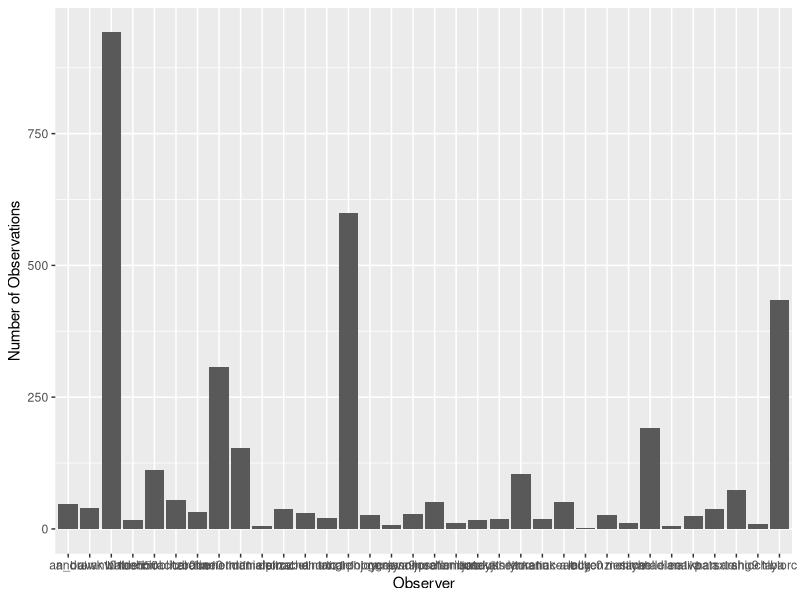
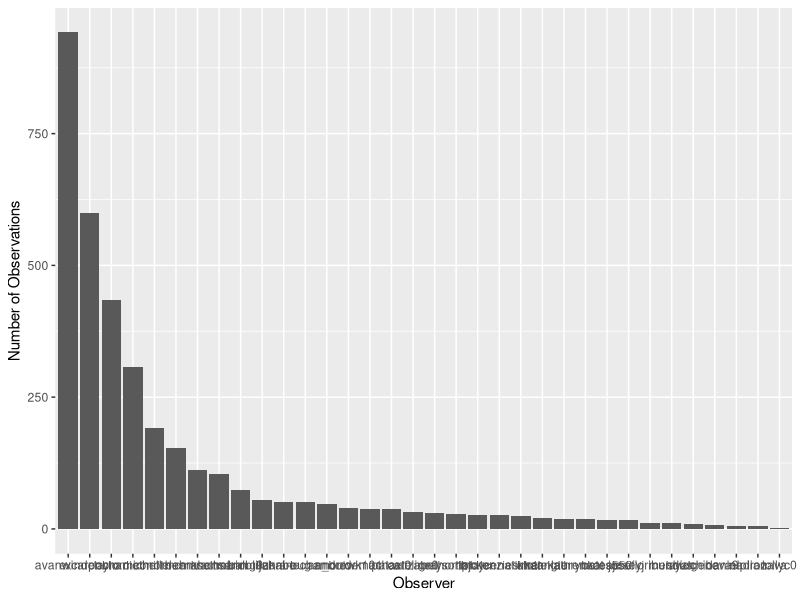
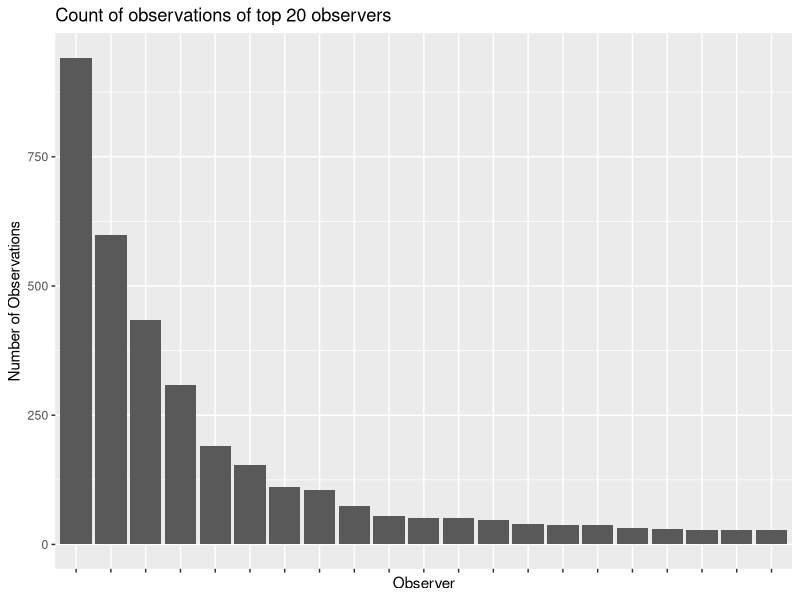

Reproduce these figures in R, in order.
library(ggplot2)
library(lubridate)
library(dplyr)
library(circular)
library(knitr)

Complete_Project<-read.csv("observations-537390.csv")
Complete_Project$day <- as.Date(Complete_Project$observed_on)
UCSBlooms<-subset(Complete_Project,day <= "2020-03-18")
UCSBlooms$month <- month(UCSBlooms$day)

users <- UCSBlooms$user_login


UCSBlooms %>% ggplot(aes(x=user_login))+ 
  geom_bar() + xlab("Observer") +
  ylab("Number of Observations")


UCSBlooms %>% 
  ggplot(aes(x=reorder(user_login, user_login, function(x)-length(x))))+ 
  geom_bar() + xlab("Observer") +
  ylab("Number of Observations")


UCSBlooms %>%
  count(user_login) %>%
  slice_max(n, n = 20) %>%  
  ggplot(aes(x = reorder(user_login, -n), y = n)) + 
  geom_bar(stat = "identity") + 
  xlab("Observer") + 
  ylab("Number of Observations") + 
  ggtitle("Count of observations of top 20 observers") +
  theme(axis.text.x = element_blank())




  
